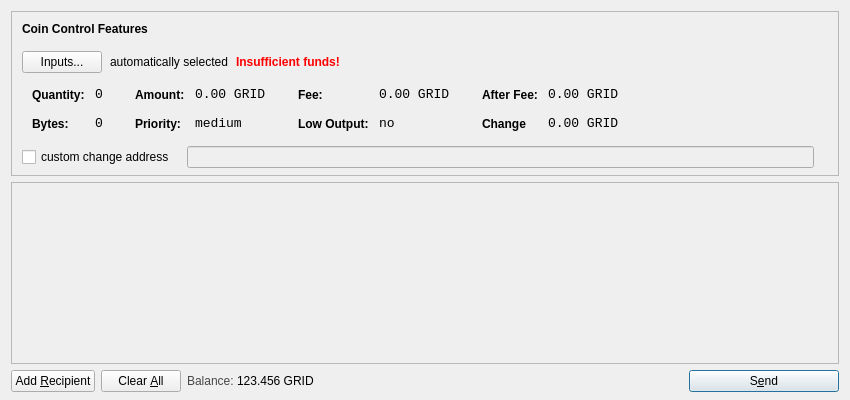
<?xml version="1.0" encoding="UTF-8"?>
<ui version="4.0">
 <class>SendCoinsDialog</class>
 <widget class="QDialog" name="SendCoinsDialog">
  <property name="geometry">
   <rect>
    <x>0</x>
    <y>0</y>
    <width>850</width>
    <height>400</height>
   </rect>
  </property>
  <property name="windowTitle">
   <string>Send Coins</string>
  </property>
  <layout class="QVBoxLayout" name="verticalLayout" stretch="0,1,0">
   <property name="bottomMargin">
    <number>8</number>
   </property>
   <item>
    <widget class="QFrame" name="frameCoinControl">
     <property name="sizePolicy">
      <sizepolicy hsizetype="Expanding" vsizetype="Expanding">
       <horstretch>0</horstretch>
       <verstretch>0</verstretch>
      </sizepolicy>
     </property>
     <property name="maximumSize">
      <size>
       <width>16777215</width>
       <height>16777215</height>
      </size>
     </property>
     <property name="frameShape">
      <enum>QFrame::StyledPanel</enum>
     </property>
     <property name="frameShadow">
      <enum>QFrame::Sunken</enum>
     </property>
     <layout class="QVBoxLayout" name="verticalLayoutCoinControl2">
      <property name="spacing">
       <number>6</number>
      </property>
      <property name="leftMargin">
       <number>0</number>
      </property>
      <property name="topMargin">
       <number>0</number>
      </property>
      <property name="rightMargin">
       <number>0</number>
      </property>
      <property name="bottomMargin">
       <number>6</number>
      </property>
      <item>
       <layout class="QVBoxLayout" name="verticalLayoutCoinControl" stretch="0,0,0,0,1">
        <property name="spacing">
         <number>0</number>
        </property>
        <property name="leftMargin">
         <number>10</number>
        </property>
        <property name="topMargin">
         <number>10</number>
        </property>
        <item>
         <layout class="QHBoxLayout" name="horizontalLayoutCoinControl1">
          <property name="bottomMargin">
           <number>15</number>
          </property>
          <item>
           <widget class="QLabel" name="labelCoinControlFeatures">
            <property name="sizePolicy">
             <sizepolicy hsizetype="Preferred" vsizetype="Maximum">
              <horstretch>0</horstretch>
              <verstretch>0</verstretch>
             </sizepolicy>
            </property>
            <property name="font">
             <font>
              <weight>75</weight>
              <bold>true</bold>
             </font>
            </property>
            <property name="styleSheet">
             <string notr="true">font-weight:bold;</string>
            </property>
            <property name="text">
             <string>Coin Control Features</string>
            </property>
           </widget>
          </item>
         </layout>
        </item>
        <item>
         <layout class="QHBoxLayout" name="horizontalLayoutCoinControl2" stretch="0,0,0,0">
          <property name="spacing">
           <number>8</number>
          </property>
          <property name="bottomMargin">
           <number>10</number>
          </property>
          <item>
           <widget class="QPushButton" name="pushButtonCoinControl">
            <property name="styleSheet">
             <string notr="true"/>
            </property>
            <property name="text">
             <string>Inputs...</string>
            </property>
           </widget>
          </item>
          <item>
           <widget class="QLabel" name="labelCoinControlAutomaticallySelected">
            <property name="text">
             <string>automatically selected</string>
            </property>
            <property name="margin">
             <number>5</number>
            </property>
           </widget>
          </item>
          <item>
           <widget class="QLabel" name="labelCoinControlInsuffFunds">
            <property name="font">
             <font>
              <weight>75</weight>
              <bold>true</bold>
             </font>
            </property>
            <property name="styleSheet">
             <string notr="true">color:red;font-weight:bold;</string>
            </property>
            <property name="text">
             <string>Insufficient funds!</string>
            </property>
            <property name="margin">
             <number>5</number>
            </property>
           </widget>
          </item>
          <item>
           <spacer name="horizontalSpacerCoinControl">
            <property name="orientation">
             <enum>Qt::Horizontal</enum>
            </property>
            <property name="sizeHint" stdset="0">
             <size>
              <width>40</width>
              <height>1</height>
             </size>
            </property>
           </spacer>
          </item>
         </layout>
        </item>
        <item>
         <widget class="QWidget" name="widgetCoinControl" native="true">
          <property name="sizePolicy">
           <sizepolicy hsizetype="Preferred" vsizetype="Preferred">
            <horstretch>0</horstretch>
            <verstretch>0</verstretch>
           </sizepolicy>
          </property>
          <property name="minimumSize">
           <size>
            <width>0</width>
            <height>0</height>
           </size>
          </property>
          <property name="styleSheet">
           <string notr="true"/>
          </property>
          <layout class="QHBoxLayout" name="horizontalLayoutCoinControl5">
           <property name="margin">
            <number>0</number>
           </property>
           <item>
            <layout class="QHBoxLayout" name="horizontalLayoutCoinControl3" stretch="0,0,0,1">
             <property name="spacing">
              <number>20</number>
             </property>
             <property name="topMargin">
              <number>0</number>
             </property>
             <property name="bottomMargin">
              <number>10</number>
             </property>
             <item>
              <layout class="QFormLayout" name="formLayoutCoinControl1">
               <property name="horizontalSpacing">
                <number>10</number>
               </property>
               <property name="verticalSpacing">
                <number>14</number>
               </property>
               <property name="leftMargin">
                <number>10</number>
               </property>
               <property name="topMargin">
                <number>4</number>
               </property>
               <property name="rightMargin">
                <number>6</number>
               </property>
               <item row="0" column="0">
                <widget class="QLabel" name="labelCoinControlQuantityText">
                 <property name="styleSheet">
                  <string notr="true">font-weight:bold;</string>
                 </property>
                 <property name="text">
                  <string>Quantity:</string>
                 </property>
                 <property name="margin">
                  <number>0</number>
                 </property>
                </widget>
               </item>
               <item row="0" column="1">
                <widget class="QLabel" name="labelCoinControlQuantity">
                 <property name="font">
                  <font>
                   <family>Monospace</family>
                   <pointsize>10</pointsize>
                  </font>
                 </property>
                 <property name="cursor">
                  <cursorShape>IBeamCursor</cursorShape>
                 </property>
                 <property name="contextMenuPolicy">
                  <enum>Qt::ActionsContextMenu</enum>
                 </property>
                 <property name="text">
                  <string>0</string>
                 </property>
                 <property name="margin">
                  <number>0</number>
                 </property>
                 <property name="textInteractionFlags">
                  <set>Qt::LinksAccessibleByMouse|Qt::TextSelectableByKeyboard|Qt::TextSelectableByMouse</set>
                 </property>
                </widget>
               </item>
               <item row="1" column="0">
                <widget class="QLabel" name="labelCoinControlBytesText">
                 <property name="styleSheet">
                  <string notr="true">font-weight:bold;</string>
                 </property>
                 <property name="text">
                  <string>Bytes:</string>
                 </property>
                </widget>
               </item>
               <item row="1" column="1">
                <widget class="QLabel" name="labelCoinControlBytes">
                 <property name="font">
                  <font>
                   <family>Monospace</family>
                   <pointsize>10</pointsize>
                  </font>
                 </property>
                 <property name="cursor">
                  <cursorShape>IBeamCursor</cursorShape>
                 </property>
                 <property name="contextMenuPolicy">
                  <enum>Qt::ActionsContextMenu</enum>
                 </property>
                 <property name="text">
                  <string>0</string>
                 </property>
                 <property name="textInteractionFlags">
                  <set>Qt::LinksAccessibleByMouse|Qt::TextSelectableByKeyboard|Qt::TextSelectableByMouse</set>
                 </property>
                </widget>
               </item>
              </layout>
             </item>
             <item>
              <layout class="QFormLayout" name="formLayoutCoinControl2">
               <property name="horizontalSpacing">
                <number>10</number>
               </property>
               <property name="verticalSpacing">
                <number>14</number>
               </property>
               <property name="leftMargin">
                <number>6</number>
               </property>
               <property name="topMargin">
                <number>4</number>
               </property>
               <property name="rightMargin">
                <number>6</number>
               </property>
               <item row="0" column="0">
                <widget class="QLabel" name="labelCoinControlAmountText">
                 <property name="styleSheet">
                  <string notr="true">font-weight:bold;</string>
                 </property>
                 <property name="text">
                  <string>Amount:</string>
                 </property>
                 <property name="margin">
                  <number>0</number>
                 </property>
                </widget>
               </item>
               <item row="0" column="1">
                <widget class="QLabel" name="labelCoinControlAmount">
                 <property name="font">
                  <font>
                   <family>Monospace</family>
                   <pointsize>10</pointsize>
                  </font>
                 </property>
                 <property name="cursor">
                  <cursorShape>IBeamCursor</cursorShape>
                 </property>
                 <property name="contextMenuPolicy">
                  <enum>Qt::ActionsContextMenu</enum>
                 </property>
                 <property name="text">
                  <string>0.00 GRID</string>
                 </property>
                 <property name="textInteractionFlags">
                  <set>Qt::LinksAccessibleByMouse|Qt::TextSelectableByKeyboard|Qt::TextSelectableByMouse</set>
                 </property>
                </widget>
               </item>
               <item row="1" column="0">
                <widget class="QLabel" name="labelCoinControlPriorityText">
                 <property name="styleSheet">
                  <string notr="true">font-weight:bold;</string>
                 </property>
                 <property name="text">
                  <string>Priority:</string>
                 </property>
                </widget>
               </item>
               <item row="1" column="1">
                <widget class="QLabel" name="labelCoinControlPriority">
                 <property name="font">
                  <font>
                   <family>Monospace</family>
                   <pointsize>10</pointsize>
                  </font>
                 </property>
                 <property name="cursor">
                  <cursorShape>IBeamCursor</cursorShape>
                 </property>
                 <property name="contextMenuPolicy">
                  <enum>Qt::ActionsContextMenu</enum>
                 </property>
                 <property name="text">
                  <string>medium</string>
                 </property>
                 <property name="textInteractionFlags">
                  <set>Qt::LinksAccessibleByMouse|Qt::TextSelectableByKeyboard|Qt::TextSelectableByMouse</set>
                 </property>
                </widget>
               </item>
              </layout>
             </item>
             <item>
              <layout class="QFormLayout" name="formLayoutCoinControl3">
               <property name="horizontalSpacing">
                <number>10</number>
               </property>
               <property name="verticalSpacing">
                <number>14</number>
               </property>
               <property name="leftMargin">
                <number>6</number>
               </property>
               <property name="topMargin">
                <number>4</number>
               </property>
               <property name="rightMargin">
                <number>6</number>
               </property>
               <item row="0" column="0">
                <widget class="QLabel" name="labelCoinControlFeeText">
                 <property name="styleSheet">
                  <string notr="true">font-weight:bold;</string>
                 </property>
                 <property name="text">
                  <string>Fee:</string>
                 </property>
                 <property name="margin">
                  <number>0</number>
                 </property>
                </widget>
               </item>
               <item row="0" column="1">
                <widget class="QLabel" name="labelCoinControlFee">
                 <property name="font">
                  <font>
                   <family>Monospace</family>
                   <pointsize>10</pointsize>
                  </font>
                 </property>
                 <property name="cursor">
                  <cursorShape>IBeamCursor</cursorShape>
                 </property>
                 <property name="contextMenuPolicy">
                  <enum>Qt::ActionsContextMenu</enum>
                 </property>
                 <property name="text">
                  <string>0.00 GRID</string>
                 </property>
                 <property name="textInteractionFlags">
                  <set>Qt::LinksAccessibleByMouse|Qt::TextSelectableByKeyboard|Qt::TextSelectableByMouse</set>
                 </property>
                </widget>
               </item>
               <item row="1" column="0">
                <widget class="QLabel" name="labelCoinControlLowOutputText">
                 <property name="styleSheet">
                  <string notr="true">font-weight:bold;</string>
                 </property>
                 <property name="text">
                  <string>Low Output:</string>
                 </property>
                </widget>
               </item>
               <item row="1" column="1">
                <widget class="QLabel" name="labelCoinControlLowOutput">
                 <property name="font">
                  <font>
                   <family>Monospace</family>
                   <pointsize>10</pointsize>
                  </font>
                 </property>
                 <property name="cursor">
                  <cursorShape>IBeamCursor</cursorShape>
                 </property>
                 <property name="contextMenuPolicy">
                  <enum>Qt::ActionsContextMenu</enum>
                 </property>
                 <property name="text">
                  <string>no</string>
                 </property>
                 <property name="textInteractionFlags">
                  <set>Qt::LinksAccessibleByMouse|Qt::TextSelectableByKeyboard|Qt::TextSelectableByMouse</set>
                 </property>
                </widget>
               </item>
              </layout>
             </item>
             <item>
              <layout class="QFormLayout" name="formLayoutCoinControl4">
               <property name="horizontalSpacing">
                <number>10</number>
               </property>
               <property name="verticalSpacing">
                <number>14</number>
               </property>
               <property name="leftMargin">
                <number>6</number>
               </property>
               <property name="topMargin">
                <number>4</number>
               </property>
               <property name="rightMargin">
                <number>6</number>
               </property>
               <item row="0" column="0">
                <widget class="QLabel" name="labelCoinControlAfterFeeText">
                 <property name="styleSheet">
                  <string notr="true">font-weight:bold;</string>
                 </property>
                 <property name="text">
                  <string>After Fee:</string>
                 </property>
                 <property name="margin">
                  <number>0</number>
                 </property>
                </widget>
               </item>
               <item row="0" column="1">
                <widget class="QLabel" name="labelCoinControlAfterFee">
                 <property name="font">
                  <font>
                   <family>Monospace</family>
                   <pointsize>10</pointsize>
                  </font>
                 </property>
                 <property name="cursor">
                  <cursorShape>IBeamCursor</cursorShape>
                 </property>
                 <property name="contextMenuPolicy">
                  <enum>Qt::ActionsContextMenu</enum>
                 </property>
                 <property name="text">
                  <string>0.00 GRID</string>
                 </property>
                 <property name="textInteractionFlags">
                  <set>Qt::LinksAccessibleByMouse|Qt::TextSelectableByKeyboard|Qt::TextSelectableByMouse</set>
                 </property>
                </widget>
               </item>
               <item row="1" column="0">
                <widget class="QLabel" name="labelCoinControlChangeText">
                 <property name="styleSheet">
                  <string notr="true">font-weight:bold;</string>
                 </property>
                 <property name="text">
                  <string>Change</string>
                 </property>
                </widget>
               </item>
               <item row="1" column="1">
                <widget class="QLabel" name="labelCoinControlChange">
                 <property name="font">
                  <font>
                   <family>Monospace</family>
                   <pointsize>10</pointsize>
                  </font>
                 </property>
                 <property name="cursor">
                  <cursorShape>IBeamCursor</cursorShape>
                 </property>
                 <property name="contextMenuPolicy">
                  <enum>Qt::ActionsContextMenu</enum>
                 </property>
                 <property name="text">
                  <string>0.00 GRID</string>
                 </property>
                 <property name="textInteractionFlags">
                  <set>Qt::LinksAccessibleByMouse|Qt::TextSelectableByKeyboard|Qt::TextSelectableByMouse</set>
                 </property>
                </widget>
               </item>
              </layout>
             </item>
            </layout>
           </item>
          </layout>
         </widget>
        </item>
        <item>
         <layout class="QHBoxLayout" name="horizontalLayoutCoinControl4" stretch="0,0,0">
          <property name="spacing">
           <number>12</number>
          </property>
          <property name="sizeConstraint">
           <enum>QLayout::SetDefaultConstraint</enum>
          </property>
          <property name="topMargin">
           <number>5</number>
          </property>
          <property name="rightMargin">
           <number>5</number>
          </property>
          <item>
           <widget class="QCheckBox" name="checkBoxCoinControlChange">
            <property name="text">
             <string>custom change address</string>
            </property>
           </widget>
          </item>
          <item>
           <widget class="QLineEdit" name="lineEditCoinControlChange">
            <property name="enabled">
             <bool>false</bool>
            </property>
            <property name="sizePolicy">
             <sizepolicy hsizetype="Expanding" vsizetype="Fixed">
              <horstretch>0</horstretch>
              <verstretch>0</verstretch>
             </sizepolicy>
            </property>
           </widget>
          </item>
          <item>
           <widget class="QLabel" name="labelCoinControlChangeLabel">
            <property name="sizePolicy">
             <sizepolicy hsizetype="Preferred" vsizetype="Expanding">
              <horstretch>0</horstretch>
              <verstretch>0</verstretch>
             </sizepolicy>
            </property>
            <property name="minimumSize">
             <size>
              <width>0</width>
              <height>0</height>
             </size>
            </property>
            <property name="text">
             <string/>
            </property>
            <property name="margin">
             <number>3</number>
            </property>
           </widget>
          </item>
         </layout>
        </item>
        <item>
         <spacer name="verticalSpacerCoinControl">
          <property name="orientation">
           <enum>Qt::Vertical</enum>
          </property>
          <property name="sizeHint" stdset="0">
           <size>
            <width>800</width>
            <height>1</height>
           </size>
          </property>
         </spacer>
        </item>
       </layout>
      </item>
     </layout>
    </widget>
   </item>
   <item>
    <widget class="QScrollArea" name="scrollArea">
     <property name="widgetResizable">
      <bool>true</bool>
     </property>
     <widget class="QWidget" name="scrollAreaWidgetContents">
      <property name="geometry">
       <rect>
        <x>0</x>
        <y>0</y>
        <width>830</width>
        <height>156</height>
       </rect>
      </property>
      <layout class="QVBoxLayout" name="verticalLayout_2">
       <property name="margin">
        <number>0</number>
       </property>
       <item>
        <layout class="QVBoxLayout" name="entries">
         <property name="spacing">
          <number>6</number>
         </property>
        </layout>
       </item>
       <item>
        <spacer name="verticalSpacer">
         <property name="orientation">
          <enum>Qt::Vertical</enum>
         </property>
         <property name="sizeHint" stdset="0">
          <size>
           <width>20</width>
           <height>40</height>
          </size>
         </property>
        </spacer>
       </item>
      </layout>
     </widget>
    </widget>
   </item>
   <item>
    <layout class="QHBoxLayout" name="horizontalLayout">
     <item>
      <widget class="QPushButton" name="addButton">
       <property name="toolTip">
        <string>Send to multiple recipients at once</string>
       </property>
       <property name="text">
        <string>Add &amp;Recipient</string>
       </property>
       <property name="icon">
        <iconset resource="../bitcoin.qrc">
         <normaloff>:/icons/add</normaloff>:/icons/add</iconset>
       </property>
       <property name="autoDefault">
        <bool>false</bool>
       </property>
      </widget>
     </item>
     <item>
      <widget class="QPushButton" name="clearButton">
       <property name="sizePolicy">
        <sizepolicy hsizetype="Minimum" vsizetype="Fixed">
         <horstretch>0</horstretch>
         <verstretch>0</verstretch>
        </sizepolicy>
       </property>
       <property name="toolTip">
        <string>Remove all transaction fields</string>
       </property>
       <property name="text">
        <string>Clear &amp;All</string>
       </property>
       <property name="icon">
        <iconset resource="../bitcoin.qrc">
         <normaloff>:/icons/remove</normaloff>:/icons/remove</iconset>
       </property>
       <property name="autoRepeatDelay">
        <number>300</number>
       </property>
       <property name="autoDefault">
        <bool>false</bool>
       </property>
      </widget>
     </item>
     <item>
      <layout class="QHBoxLayout" name="horizontalLayout_2">
       <property name="spacing">
        <number>3</number>
       </property>
       <item>
        <widget class="QLabel" name="label">
         <property name="sizePolicy">
          <sizepolicy hsizetype="Preferred" vsizetype="Fixed">
           <horstretch>0</horstretch>
           <verstretch>0</verstretch>
          </sizepolicy>
         </property>
         <property name="styleSheet">
          <string notr="true">#label { color: #464747; }</string>
         </property>
         <property name="text">
          <string>Balance:</string>
         </property>
        </widget>
       </item>
       <item>
        <widget class="QLabel" name="labelBalance">
         <property name="sizePolicy">
          <sizepolicy hsizetype="Preferred" vsizetype="Fixed">
           <horstretch>0</horstretch>
           <verstretch>0</verstretch>
          </sizepolicy>
         </property>
         <property name="cursor">
          <cursorShape>IBeamCursor</cursorShape>
         </property>
         <property name="styleSheet">
          <string notr="true">#label { color: #464747; }</string>
         </property>
         <property name="text">
          <string>123.456 GRID</string>
         </property>
         <property name="textInteractionFlags">
          <set>Qt::LinksAccessibleByMouse|Qt::TextSelectableByKeyboard|Qt::TextSelectableByMouse</set>
         </property>
        </widget>
       </item>
      </layout>
     </item>
     <item>
      <spacer name="horizontalSpacer">
       <property name="orientation">
        <enum>Qt::Horizontal</enum>
       </property>
       <property name="sizeHint" stdset="0">
        <size>
         <width>40</width>
         <height>20</height>
        </size>
       </property>
      </spacer>
     </item>
     <item>
      <widget class="QPushButton" name="sendButton">
       <property name="minimumSize">
        <size>
         <width>150</width>
         <height>0</height>
        </size>
       </property>
       <property name="toolTip">
        <string>Confirm the send action</string>
       </property>
       <property name="text">
        <string>S&amp;end</string>
       </property>
       <property name="icon">
        <iconset resource="../bitcoin.qrc">
         <normaloff>:/icons/send</normaloff>:/icons/send</iconset>
       </property>
       <property name="default">
        <bool>true</bool>
       </property>
      </widget>
     </item>
    </layout>
   </item>
  </layout>
 </widget>
 <resources>
  <include location="../bitcoin.qrc"/>
 </resources>
 <connections/>
</ui>
